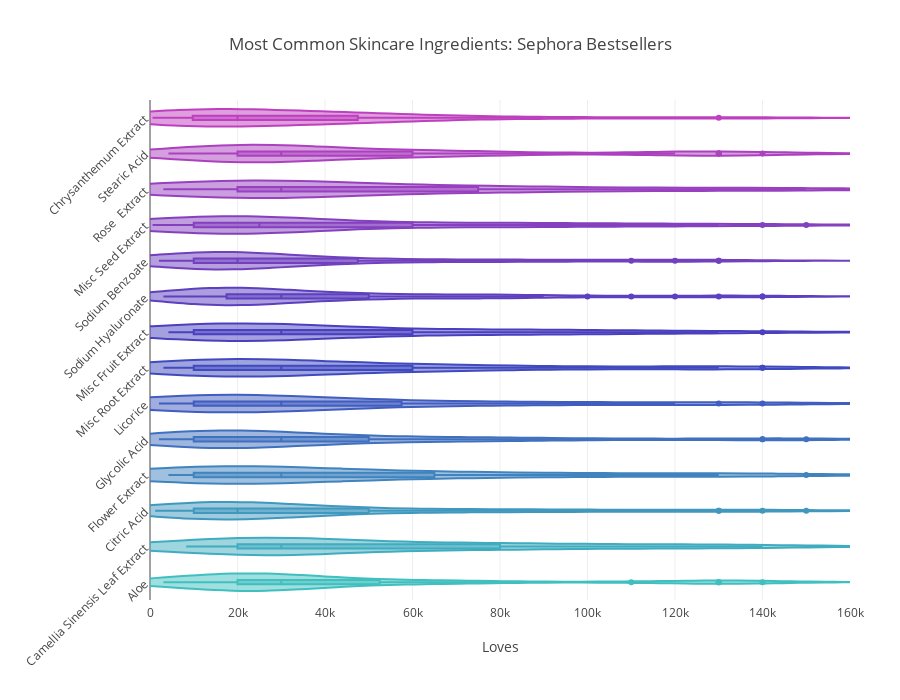

Source (notebook cell):
### Code cell
# interactive violin plot popularity distribution of ingredients
# ingredients list
greds = df_bigs['Ingredient'].unique()

N = 14

c = ['hsl('+str(h)+',50%'+',50%)' for h in np.linspace(180, 300, N)]


# plot price distribution
trace = []
for i in range(0, len(greds)):
    trace.append(go.Violin(x = df_bigs[df_bigs['Ingredient'] == greds[i]]['Loves'], 
                       name = re.sub('\(.*\)', '', greds[i]),
                       marker = dict(color = c[i]),
                          box = dict(visible = True)))

    
layout = go.Layout(title = 'Most Common Skincare Ingredients: Sephora Bestsellers', 
                   yaxis=dict(tickangle=-45), 
                   margin = go.layout.Margin(
                       l=150,
                       r=50,
                       b=100,
                       t=100,
                       pad=4), 
                   showlegend = False, 
                   xaxis = dict(range = [0, 160000], title = 'Loves'),
                   height = 700)

iplot(go.Figure(data = trace, layout = layout))
